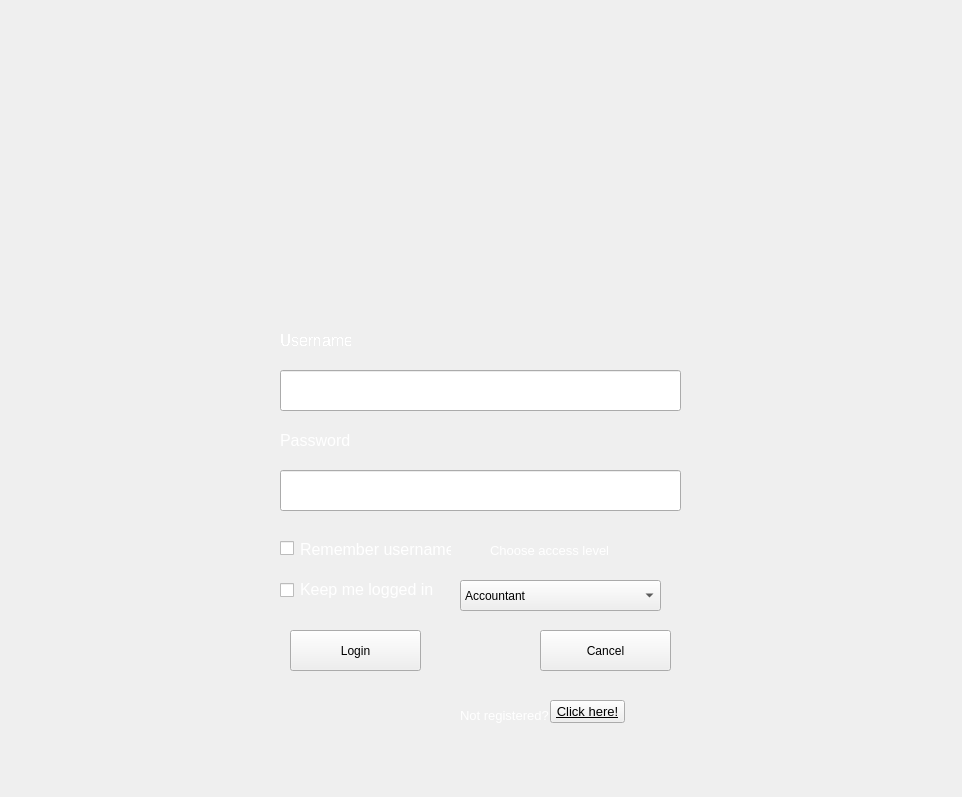
<?xml version="1.0" encoding="UTF-8"?>
<ui version="4.0">
 <class>Form</class>
 <widget class="QWidget" name="Form">
  <property name="geometry">
   <rect>
    <x>0</x>
    <y>0</y>
    <width>962</width>
    <height>797</height>
   </rect>
  </property>
  <property name="windowTitle">
   <string>Form</string>
  </property>
  <widget class="QPushButton" name="pushButton">
   <property name="geometry">
    <rect>
     <x>290</x>
     <y>630</y>
     <width>131</width>
     <height>41</height>
    </rect>
   </property>
   <property name="text">
    <string>Login</string>
   </property>
   <property name="flat">
    <bool>false</bool>
   </property>
  </widget>
  <widget class="QPushButton" name="pushButton_2">
   <property name="geometry">
    <rect>
     <x>540</x>
     <y>630</y>
     <width>131</width>
     <height>41</height>
    </rect>
   </property>
   <property name="text">
    <string>Cancel</string>
   </property>
  </widget>
  <widget class="QCheckBox" name="checkBox">
   <property name="geometry">
    <rect>
     <x>280</x>
     <y>540</y>
     <width>151</width>
     <height>16</height>
    </rect>
   </property>
   <property name="font">
    <font>
     <pointsize>10</pointsize>
    </font>
   </property>
   <property name="text">
    <string/>
   </property>
  </widget>
  <widget class="QCheckBox" name="checkBox_2">
   <property name="geometry">
    <rect>
     <x>280</x>
     <y>580</y>
     <width>131</width>
     <height>21</height>
    </rect>
   </property>
   <property name="font">
    <font>
     <pointsize>10</pointsize>
    </font>
   </property>
   <property name="text">
    <string/>
   </property>
  </widget>
  <widget class="QComboBox" name="comboBox">
   <property name="geometry">
    <rect>
     <x>460</x>
     <y>580</y>
     <width>201</width>
     <height>31</height>
    </rect>
   </property>
   <item>
    <property name="text">
     <string>Accountant</string>
    </property>
   </item>
   <item>
    <property name="text">
     <string>Administrator</string>
    </property>
   </item>
   <item>
    <property name="text">
     <string>Doctor</string>
    </property>
   </item>
   <item>
    <property name="text">
     <string>Labs</string>
    </property>
   </item>
   <item>
    <property name="text">
     <string>Patient</string>
    </property>
   </item>
   <item>
    <property name="text">
     <string>Pharmacy</string>
    </property>
   </item>
   <item>
    <property name="text">
     <string>Reception</string>
    </property>
   </item>
  </widget>
  <widget class="QLineEdit" name="lineEdit">
   <property name="geometry">
    <rect>
     <x>280</x>
     <y>470</y>
     <width>401</width>
     <height>41</height>
    </rect>
   </property>
  </widget>
  <widget class="QLineEdit" name="lineEdit_2">
   <property name="geometry">
    <rect>
     <x>280</x>
     <y>370</y>
     <width>401</width>
     <height>41</height>
    </rect>
   </property>
  </widget>
  <widget class="QLabel" name="label">
   <property name="geometry">
    <rect>
     <x>280</x>
     <y>330</y>
     <width>71</width>
     <height>21</height>
    </rect>
   </property>
   <property name="font">
    <font>
     <pointsize>12</pointsize>
     <stylestrategy>NoAntialias</stylestrategy>
    </font>
   </property>
   <property name="frameShape">
    <enum>QFrame::NoFrame</enum>
   </property>
   <property name="frameShadow">
    <enum>QFrame::Plain</enum>
   </property>
   <property name="lineWidth">
    <number>1</number>
   </property>
   <property name="text">
    <string>&lt;html&gt;&lt;head/&gt;&lt;body&gt;&lt;p&gt;&lt;span style=&quot; color:#ffffff;&quot;&gt;Username&lt;/span&gt;&lt;/p&gt;&lt;/body&gt;&lt;/html&gt;</string>
   </property>
   <property name="scaledContents">
    <bool>false</bool>
   </property>
  </widget>
  <widget class="QLabel" name="label_2">
   <property name="geometry">
    <rect>
     <x>280</x>
     <y>430</y>
     <width>71</width>
     <height>21</height>
    </rect>
   </property>
   <property name="font">
    <font>
     <pointsize>12</pointsize>
    </font>
   </property>
   <property name="text">
    <string>&lt;html&gt;&lt;head/&gt;&lt;body&gt;&lt;p&gt;&lt;span style=&quot; color:#ffffff;&quot;&gt;Password&lt;/span&gt;&lt;/p&gt;&lt;/body&gt;&lt;/html&gt;</string>
   </property>
  </widget>
  <widget class="QLabel" name="label_3">
   <property name="geometry">
    <rect>
     <x>360</x>
     <y>20</y>
     <width>271</width>
     <height>271</height>
    </rect>
   </property>
   <property name="text">
    <string/>
   </property>
   <property name="pixmap">
    <pixmap>../../Desktop/medio login.png</pixmap>
   </property>
   <property name="scaledContents">
    <bool>true</bool>
   </property>
  </widget>
  <widget class="QLabel" name="label_4">
   <property name="geometry">
    <rect>
     <x>490</x>
     <y>540</y>
     <width>141</width>
     <height>21</height>
    </rect>
   </property>
   <property name="font">
    <font>
     <pointsize>10</pointsize>
    </font>
   </property>
   <property name="text">
    <string>&lt;html&gt;&lt;head/&gt;&lt;body&gt;&lt;p&gt;&lt;span style=&quot; color:#ffffff;&quot;&gt;Choose access level&lt;/span&gt;&lt;/p&gt;&lt;/body&gt;&lt;/html&gt;</string>
   </property>
  </widget>
  <widget class="QLabel" name="label_5">
   <property name="geometry">
    <rect>
     <x>460</x>
     <y>700</y>
     <width>91</width>
     <height>31</height>
    </rect>
   </property>
   <property name="font">
    <font>
     <pointsize>10</pointsize>
    </font>
   </property>
   <property name="text">
    <string>&lt;html&gt;&lt;head/&gt;&lt;body&gt;&lt;p&gt;&lt;span style=&quot; color:#ffffff;&quot;&gt;Not registered?&lt;/span&gt;&lt;/p&gt;&lt;/body&gt;&lt;/html&gt;</string>
   </property>
  </widget>
  <widget class="QPushButton" name="pushButton_3">
   <property name="geometry">
    <rect>
     <x>550</x>
     <y>700</y>
     <width>75</width>
     <height>23</height>
    </rect>
   </property>
   <property name="font">
    <font>
     <pointsize>10</pointsize>
     <underline>true</underline>
    </font>
   </property>
   <property name="autoFillBackground">
    <bool>false</bool>
   </property>
   <property name="text">
    <string>Click here!</string>
   </property>
   <property name="flat">
    <bool>false</bool>
   </property>
  </widget>
  <widget class="QLabel" name="label_6">
   <property name="enabled">
    <bool>true</bool>
   </property>
   <property name="geometry">
    <rect>
     <x>0</x>
     <y>0</y>
     <width>961</width>
     <height>801</height>
    </rect>
   </property>
   <property name="text">
    <string/>
   </property>
   <property name="pixmap">
    <pixmap>../../Downloads/bgb.jpg</pixmap>
   </property>
   <property name="scaledContents">
    <bool>true</bool>
   </property>
  </widget>
  <widget class="QLabel" name="label_7">
   <property name="geometry">
    <rect>
     <x>300</x>
     <y>540</y>
     <width>151</width>
     <height>20</height>
    </rect>
   </property>
   <property name="font">
    <font>
     <pointsize>12</pointsize>
    </font>
   </property>
   <property name="text">
    <string>&lt;html&gt;&lt;head/&gt;&lt;body&gt;&lt;p&gt;&lt;span style=&quot; color:#ffffff;&quot;&gt;Remember username&lt;/span&gt;&lt;/p&gt;&lt;/body&gt;&lt;/html&gt;</string>
   </property>
  </widget>
  <widget class="QLabel" name="label_8">
   <property name="geometry">
    <rect>
     <x>300</x>
     <y>580</y>
     <width>151</width>
     <height>20</height>
    </rect>
   </property>
   <property name="font">
    <font>
     <pointsize>12</pointsize>
    </font>
   </property>
   <property name="text">
    <string>&lt;html&gt;&lt;head/&gt;&lt;body&gt;&lt;p&gt;&lt;span style=&quot; color:#ffffff;&quot;&gt;Keep me logged in&lt;/span&gt;&lt;/p&gt;&lt;/body&gt;&lt;/html&gt;</string>
   </property>
  </widget>
  <zorder>label_6</zorder>
  <zorder>pushButton</zorder>
  <zorder>pushButton_2</zorder>
  <zorder>checkBox</zorder>
  <zorder>checkBox_2</zorder>
  <zorder>comboBox</zorder>
  <zorder>lineEdit</zorder>
  <zorder>lineEdit_2</zorder>
  <zorder>label</zorder>
  <zorder>label_2</zorder>
  <zorder>label_3</zorder>
  <zorder>label_4</zorder>
  <zorder>label_5</zorder>
  <zorder>pushButton_3</zorder>
  <zorder>label_7</zorder>
  <zorder>label_8</zorder>
 </widget>
 <resources/>
 <connections/>
</ui>
